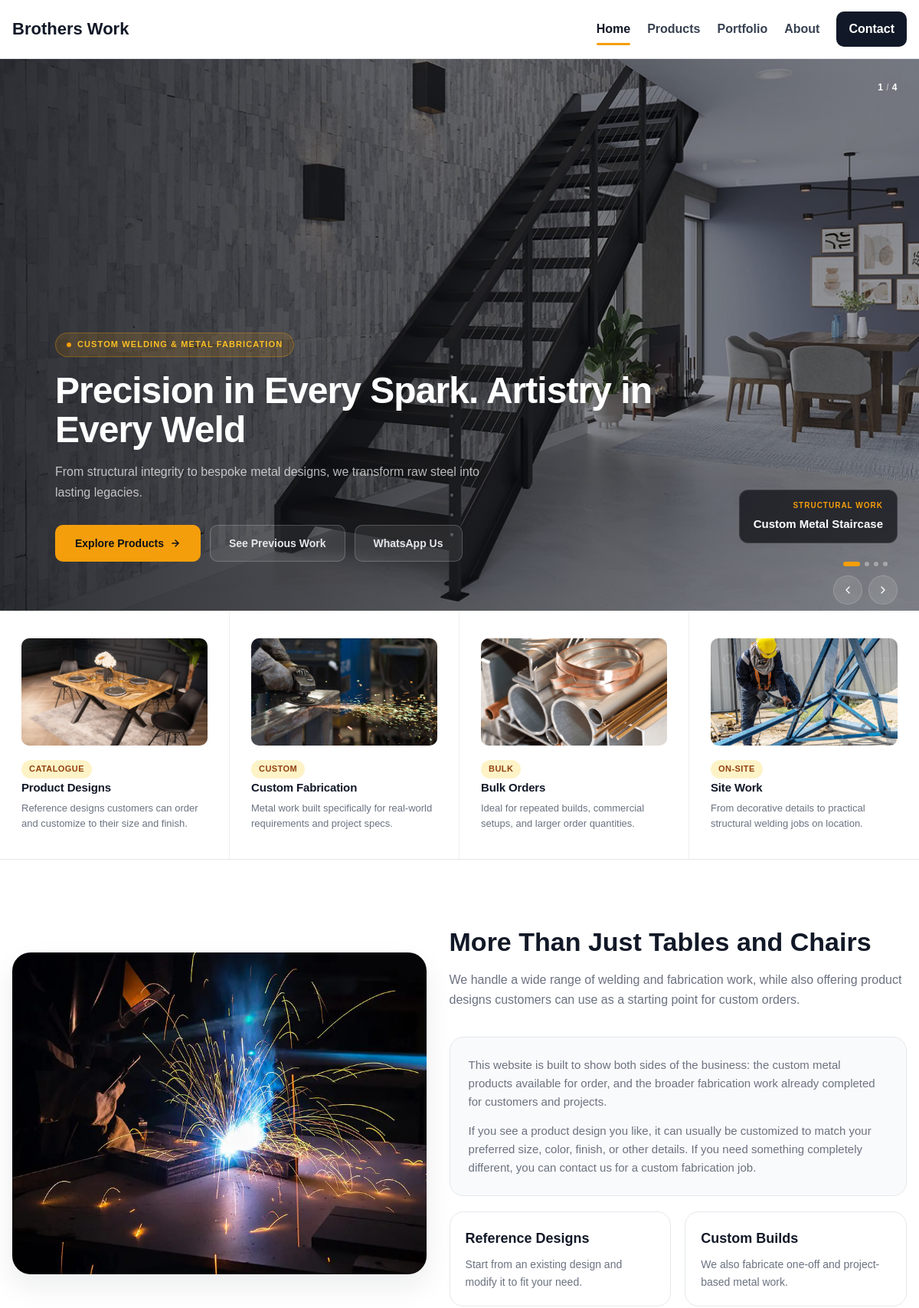
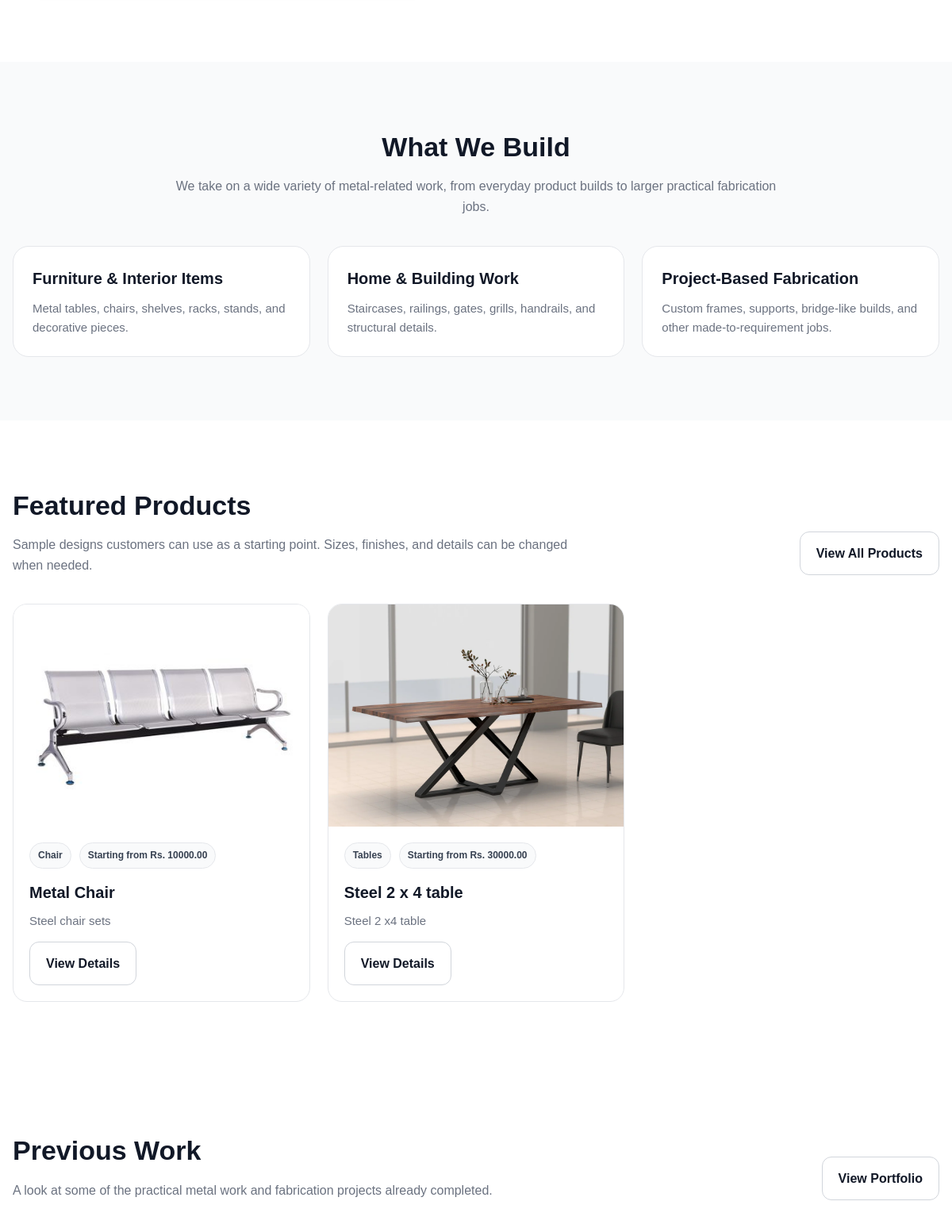
The page / (upper part) on the database its author committed (2 pictures, top to bottom).
### tables this page shows
CREATE TABLE `site_settings` (
  `id` int NOT NULL,
  `site_name` varchar(200) NOT NULL,
  `phone` varchar(50) DEFAULT NULL,
  `whatsapp` varchar(50) DEFAULT NULL,
  `email` varchar(150) DEFAULT NULL,
  `address` text,
  `hero_title` varchar(255) DEFAULT NULL,
  `hero_subtitle` text
);

CREATE TABLE `products` (
  `id` int NOT NULL,
  `category_id` int NOT NULL,
  `name` varchar(200) NOT NULL,
  `slug` varchar(220) NOT NULL,
  `short_description` text,
  `full_description` text,
  `price_text` varchar(150) DEFAULT NULL,
  `available_colors` text,
  `is_customizable` tinyint(1) DEFAULT '1',
  `is_featured` tinyint(1) DEFAULT '0',
  `status` tinyint(1) DEFAULT '1',
  `created_at` timestamp NULL DEFAULT CURRENT_TIMESTAMP
);

CREATE TABLE `categories` (
  `id` int NOT NULL,
  `name` varchar(150) NOT NULL,
  `slug` varchar(180) NOT NULL,
  `description` text,
  `status` tinyint(1) DEFAULT '1',
  `created_at` timestamp NULL DEFAULT CURRENT_TIMESTAMP
);

### includes/functions.php (called while the page is built, shortened)
<?php
function e($value): string
{
    return htmlspecialchars((string)($value ?? ''), ENT_QUOTES, 'UTF-8');
}
function get_site_settings(PDO $pdo): array
{
    $stmt = $pdo->query("SELECT * FROM site_settings ORDER BY id ASC LIMIT 1");
    $settings = $stmt->fetch();
    return $settings ?: [
        'site_name' => 'Welding Company',
        'phone' => '',
        'whatsapp' => '',
        'email' => '',
        'address' => '',
        'hero_title' => 'Custom Welding & Metal Fabrication',
        'hero_subtitle' => 'We build metal products and custom fabrication work for homes, businesses, and projects.'
    ];
}
function get_featured_products(PDO $pdo, int $limit = 6): array
{
    $stmt = $pdo->prepare("
        SELECT p.*, c.name AS category_name,
               (
                   SELECT pi.image_path
                   FROM product_images pi
                   WHERE pi.product_id = p.id
                   ORDER BY pi.sort_order ASC, pi.id ASC
                   LIMIT 1
               ) AS primary_image
        FROM products p
        INNER JOIN categories c ON c.id = p.category_id
        WHERE p.status = 1 AND p.is_featured = 1
        ORDER BY p.id DESC
        LIMIT ?
    ");
    $stmt->bindValue(1, $limit, PDO::PARAM_INT);
    $stmt->execute();
    return $stmt->fetchAll();
}
function get_whatsapp_link(?string $number, string $message = ''): string
{
    $cleanNumber = preg_replace('/[^0-9]/', '', (string)$number);
    $url = 'https://wa.me/' . $cleanNumber;
    if ($message !== '') {
        $url .= '?text=' . urlencode($message);
    }
    return $url;
}

### index.php (the view, shortened to what this page needs)
<?php
require_once __DIR__ . '/includes/db.php';
require_once __DIR__ . '/includes/functions.php';
$siteSettings = get_site_settings($pdo);
$featuredProducts = get_featured_products($pdo, 6);
$frontendCssFiles = ['home.css'];
$whatsAppMessage = 'Hi, I would like to ask about your metal fabrication work.';
$whatsAppLink = get_whatsapp_link($siteSettings['whatsapp'] ?? '', $whatsAppMessage);
require_once __DIR__ . '/includes/frontend-header.php';
?>
<section class="hero-section">
    <div class="hero-carousel-panel" id="heroCarousel" aria-label="Project gallery" style="--slide-count: 4">
        <div class="carousel-track" id="carouselTrack">
            <div class="carousel-slide">
                <img src="<?php echo ASSETS_URL; ?>img/home/metal-stairs.webp" alt="Custom metal staircase">
                <div class="slide-caption">
                    <p class="slide-caption-label">Structural Work</p>
                    <p class="slide-caption-title">Custom Metal Staircase</p>
                </div>
            </div>
        </div>
        <div class="carousel-counter" aria-hidden="true">
            <span id="carouselCurrent">1</span> / <span id="carouselTotal">4</span>
        </div>
        <div class="carousel-controls" aria-label="Carousel controls">
            <div class="carousel-dots" id="carouselDots" role="tablist" aria-label="Slides"></div>
            <button class="carousel-btn" id="carouselPrev" aria-label="Previous slide">
                <svg viewBox="0 0 24 24"><polyline points="15 18 9 12 15 6"/></svg>
            </button>
            <button class="carousel-btn" id="carouselNext" aria-label="Next slide">
                <svg viewBox="0 0 24 24"><polyline points="9 18 15 12 9 6"/></svg>
            </button>
        </div>
    </div>
    <div class="hero-content-panel">
        <span class="hero-eyebrow">Custom Welding &amp; Metal Fabrication</span>
        <h1>
            <?php echo $siteSettings['hero_title'] ?: 'Built in <em>Metal</em>.<br>Made for Real Requirements.'; ?>
        </h1>
        <p>
            <?php echo e($siteSettings['hero_subtitle'] ?: 'We build custom metal products and fabrication work for homes, businesses, and project-based needs — from furniture and racks to staircases, railings, and custom structures.'); ?>
        </p>
        <div class="hero-actions">
            <a href="<?php echo BASE_URL; ?>products.php" class="btn-primary-gold">
                Explore Products
                <svg width="14" height="14" fill="none" stroke="currentColor" stroke-width="2.5" stroke-linecap="round" stroke-linejoin="round" viewBox="0 0 24 24"><path d="M5 12h14M12 5l7 7-7 7"/></svg>
            </a>
            <a href="<?php echo BASE_URL; ?>portfolio.php" class="btn-ghost-light">
                See Previous Work
            </a>
            <?php if ($whatsAppLink !== '#'): ?>
                <a href="<?php echo e($whatsAppLink); ?>" target="_blank" rel="noopener" class="btn-ghost-light">
                    WhatsApp Us
                </a>
            <?php else: ?>
                <a href="<?php echo BASE_URL; ?>contact.php" class="btn-ghost-light">Contact Us</a>
            <?php endif; ?>
        </div>
    </div>
</section>
<section class="services-strip">
    <div class="services-strip-grid">
        <div class="service-box">
            <div class="service-box-image">
                <img src="<?php echo ASSETS_URL; ?>img/home/table.webp" alt="Metal product designs">
            </div>
            <div class="service-box-text">
                <span class="service-tag">Catalogue</span>
                <h3>Product Designs</h3>
                <p>Reference designs customers can order and customize to their size and finish.</p>
            </div>
        </div>
        <div class="service-box">
            <div class="service-box-image">
                <img src="<?php echo ASSETS_URL; ?>img/home/custom-fabrication.jpg" alt="Custom metal fabrication">
            </div>
            <div class="service-box-text">
                <span class="service-tag">Custom</span>
                <h3>Custom Fabrication</h3>
                <p>Metal work built specifically for real-world requirements and project specs.</p>
            </div>
        </div>
        <div class="service-box">
            <div class="service-box-image">
                <img src="<?php echo ASSETS_URL; ?>img/home/bulk-orders.png" alt="Bulk metal orders">
            </div>
            <div class="service-box-text">
                <span class="service-tag">Bulk</span>
                <h3>Bulk Orders</h3>
                <p>Ideal for repeated builds, commercial setups, and larger order quantities.</p>
            </div>
        </div>
        <div class="service-box">
            <div class="service-box-image">
                <img src="<?php echo ASSETS_URL; ?>img/home/site-works.jpg" alt="On-site metal work">
            </div>
            <div class="service-box-text">
                <span class="service-tag">On-site</span>
                <h3>Site Work</h3>
                <p>From decorative details to practical structural welding jobs on location.</p>
            </div>
        </div>
    </div>
</section>
<section class="section intro-section">
    <div class="container intro-grid">
        <div class="intro-image-wrap">
            <img src="<?php echo ASSETS_URL; ?>img/home/welding.webp" alt="Custom welding and fabrication">
        </div>
        <div class="intro-content">
            <div class="section-heading">
                <h2>More Than Just Tables and Chairs</h2>
                <p>
                    We handle a wide range of welding and fabrication work, while also offering product designs customers can use as a starting point for custom orders.
                </p>
            </div>
            <div class="intro-text-card">
                <p>
                    This website is built to show both sides of the business: the custom metal products available for order, and the broader fabrication work already completed for customers and projects.
                </p>
                <p>
                    If you see a product design you like, it can usually be customized to match your preferred size, color, finish, or other details. If you need something completely different, you can contact us for a custom fabrication job.
                </p>
            </div>
            <div class="intro-points">
                <div class="intro-point">
                    <h3>Reference Designs</h3>
                    <p>Start from an existing design and modify it to fit your need.</p>
                </div>
                <div class="intro-point">
                    <h3>Custom Builds</h3>
                    <p>We also fabricate one-off and project-based metal work.</p>
                </div>
            </div>
        </div>
    </div>
</section>
<section class="section category-highlight-section">
    <div class="container">
        <div class="section-heading center-heading">
            <h2>What We Build</h2>
            <p>We take on a wide variety of metal-related work, from everyday product builds to larger practical fabrication jobs.</p>
        </div>
        <div class="category-highlight-grid">
            <div class="category-highlight-card">
                <h3>Furniture &amp; Interior Items</h3>
                <p>Metal tables, chairs, shelves, racks, stands, and decorative pieces.</p>
            </div>
            <div class="category-highlight-card">
                <h3>Home &amp; Building Work</h3>
                <p>Staircases, railings, gates, grills, handrails, and structural details.</p>
            </div>
            <div class="category-highlight-card">
                <h3>Project-Based Fabrication</h3>
                <p>Custom frames, supports, bridge-like builds, and other made-to-requirement jobs.</p>
            </div>
        </div>
    </div>
</section>
<section class="section featured-section">
    <div class="container">
        <div class="section-heading split-heading">
            <div class="section-heading-left">
                <h2>Featured Products</h2>
                <p>Sample designs customers can use as a starting point. Sizes, finishes, and details can be changed when needed.</p>
            </div>
            <a href="<?php echo BASE_URL; ?>products.php" class="btn btn-outline">View All Products</a>
        </div>
        <?php if (!empty($featuredProducts)): ?>
            <div class="card-grid">
                <?php foreach ($featuredProducts as $product): ?>
                    <article class="common-card">
                        <div class="common-card-image">
                            <?php if (!empty($product['primary_image'])): ?>
                                <img src="<?php echo UPLOADS_URL . 'products/' . e($product['primary_image']); ?>" alt="<?php echo e($product['name']); ?>">
                            <?php else: ?>
                                <div class="image-fallback">No Image</div>
                            <?php endif; ?>
                        </div>
                        <div class="common-card-body">
                            <div class="common-meta">
                                <span><?php echo e($product['category_name']); ?></span>
                                <?php if (!empty($product['price_text'])): ?>
                                    <span><?php echo e($product['price_text']); ?></span>
                                <?php endif; ?>
                            </div>
                            <h3><?php echo e($product['name']); ?></h3>
                            <p><?php echo e($product['short_description'] ?: 'Customizable metal product available on request.'); ?></p>
                            <a href="<?php echo BASE_URL; ?>product.php?slug=<?php echo urlencode($product['slug']); ?>" class="btn btn-outline">View Details</a>
                        </div>
                    </article>
                <?php endforeach; ?>
            </div>
        <?php else: ?>
            <div class="empty-public-state">
                <p>No products have been added yet.</p>
            </div>
        <?php endif; ?>
    </div>
</section>
<section class="section portfolio-section">
    <div class="container">
        <div class="section-heading split-heading">
            <div class="section-heading-left">
                <h2>Previous Work</h2>
                <p>A look at some of the practical metal work and fabrication projects already completed.</p>
            </div>
            <a href="<?php echo BASE_URL; ?>portfolio.php" class="btn btn-outline">View Portfolio</a>
        </div>
    </div>
</section>
<?php require_once __DIR__ . '/includes/frontend-footer.php'; ?>

### includes/frontend-header.php (shortened to what this page needs)
<?php
$frontendCssFiles = $frontendCssFiles ?? [];
$currentPage = basename($_SERVER['PHP_SELF']);
$isHome = $currentPage === 'index.php';
$isProducts = in_array($currentPage, ['products.php', 'product.php'], true);
$isPortfolio = in_array($currentPage, ['portfolio.php', 'portfolio-item.php'], true);
$isAbout = $currentPage === 'about.php';
$isContact = $currentPage === 'contact.php';
?>
<!DOCTYPE html>
<html lang="en">
<head>
    <link rel="stylesheet" href="<?php echo ASSETS_URL; ?>css/frontend/shared.css">
    <?php foreach ($frontendCssFiles as $cssFile): ?>
        <link rel="stylesheet" href="<?php echo ASSETS_URL . 'css/frontend/' . e($cssFile); ?>">
    <?php endforeach; ?>
</head>
<body>
<header class="site-header">
    <div class="container header-inner">
        <a href="<?php echo BASE_URL; ?>" class="site-logo">
            <?php echo e($siteSettings['site_name'] ?: 'Welding Company'); ?>
        </a>
        <nav class="site-nav" id="siteNav">
            <a href="<?php echo BASE_URL; ?>" class="<?php echo $isHome ? 'active' : ''; ?>">Home</a>
            <a href="<?php echo BASE_URL; ?>products.php" class="<?php echo $isProducts ? 'active' : ''; ?>">Products</a>
            <a href="<?php echo BASE_URL; ?>portfolio.php" class="<?php echo $isPortfolio ? 'active' : ''; ?>">Portfolio</a>
            <a href="<?php echo BASE_URL; ?>about.php" class="<?php echo $isAbout ? 'active' : ''; ?>">About</a>
            <a href="<?php echo BASE_URL; ?>contact.php" class="nav-cta <?php echo $isContact ? 'active-cta' : ''; ?>">Contact</a>
        </nav>
    </div>
</header>

### rows shown on the page
site_settings: site_name "Brothers Work", hero_title "Precision in Every Spark. Artistry in Every Weld", hero_subtitle "From structural integrity to bespoke metal designs, we transform raw steel into lasting legacies."
products: shows a picture, category.name "Chair", price_text "Starting from Rs. 10000.00", name "Metal Chair", short_description "Steel chair sets"
products: shows a picture, category.name "Tables", price_text "Starting from Rs. 30000.00", name "Steel 2 x 4 table", short_description "Steel 2 x4 table"
